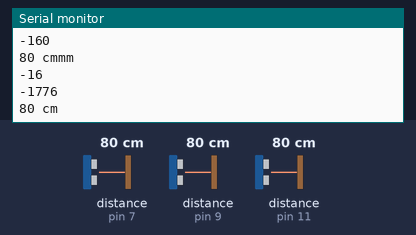
A sketch run on a simulated Arduino Uno, built with avr-gcc and run on an emulated ATmega328P. Shown: the last lines printed to the serial monitor. The inputs (shaded band) are chosen by the test bench; at power-on: distance to the obstacle (sensors on pin 7, pin 9, pin 11) 80 cm. The echo pulse lasts 58.3 µs per cm.

Above: at 7.2 s.
7.3 s: distance to the obstacle (sensor on pin 7) set to 2 cm
At 8.3 s:
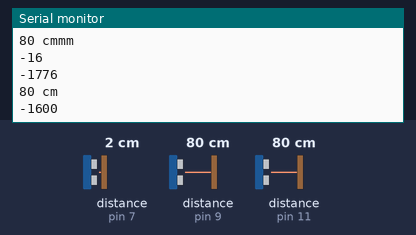
14.5 s: distance to the obstacle (sensor on pin 9) set to 2 cm
At 15.3 s:
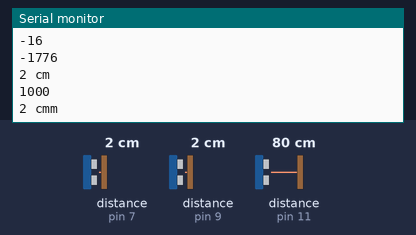
21.7 s: distance to the obstacle (sensor on pin 11) set to 2 cm
At 23.9 s:
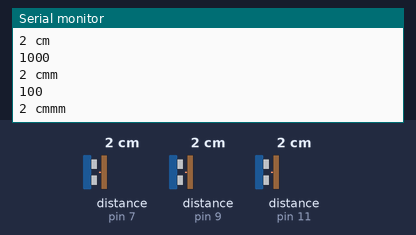
28.9 s: distance to the obstacle (sensor on pin 7) set to 4 cm
At 29.7 s:
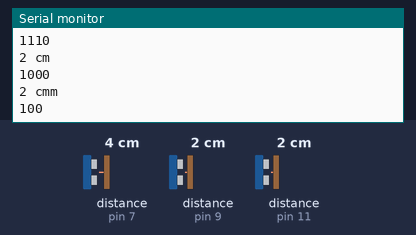
36.1 s: distance to the obstacle (sensor on pin 9) set to 4 cm
At 38.1 s:
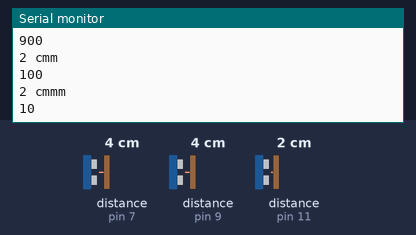
43.3 s: distance to the obstacle (sensor on pin 11) set to 4 cm
At 44.6 s:
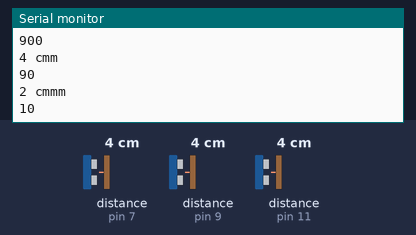
Timing chart, 0 to 46.3 s (numbered marks = the images above; inputs shaded):
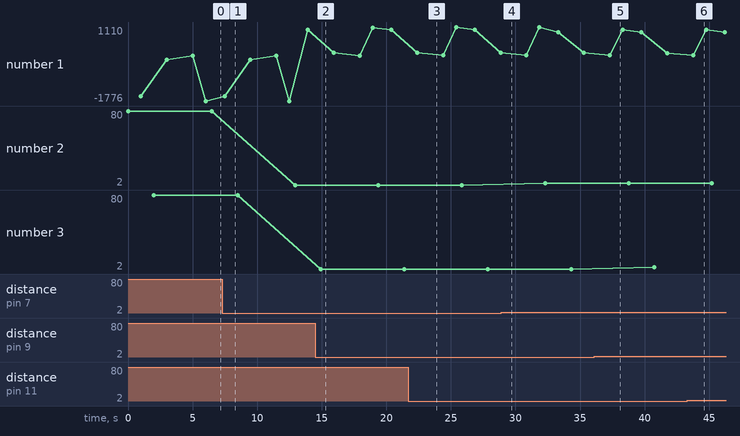

Measured:
- after the input at 14.5 s, the serial monitor: prints a new line after 0.44 s (image 2)
- after the input at 21.7 s, the serial monitor: prints a new line after 1.7 s (image 3)
- plotted number 1: -1776 → 1000 after the input at 7.3 s, 100 → 90 after the input at 36.1 s, 90 → 999 after the input at 43.3 s
- plotted number 2: 80 → 2 after the input at 7.3 s, 2 → 4 after the input at 28.9 s

The sketch:

transmitter.ino
```cpp
#include <Ultrasonic.h>

#include <Ultrasonic.h>  // подключаем библиотеку Ultrasonic
Ultrasonic ultrasoniccc(10,11);
Ultrasonic ultrasonicc(8,9);
Ultrasonic ultrasonic(6,7); // назначаем выходы для Trig и Echo
#include <RCSwitch.h>

RCSwitch mySwitch = RCSwitch();

void setup() {
    mySwitch.enableTransmit(2);
    Serial.begin(9600);
}

void loop() {
  int dist = ultrasonic.Ranging(CM);
  Serial.print(dist);     // выводим расстояние в сантиметрах
  Serial.println(" cm");
  delay(1000);
  int a = 1000-(dist*100/3-(dist*100/3%100));
  Serial.println(a);
  delay(1000);
  int distt = ultrasonicc.Ranging(CM);
  Serial.print(distt);     // выводим расстояние в сантиметрах
  Serial.println(" cmm");
  delay(1000);
  int b = 100-((distt*10/3)-(distt*10/3)%10);
  Serial.println(b);
  delay(1000);
  int disttt = ultrasoniccc.Ranging(CM);
  Serial.print(disttt);     // выводим расстояние в сантиметрах
  Serial.println(" cmmm");
  delay(1000);
  int c = 10-disttt/3;
  Serial.println(c);
  delay(1000);
  int d = a+b+c;
  Serial.println(d);
  mySwitch.send(d, 10);
}
```
